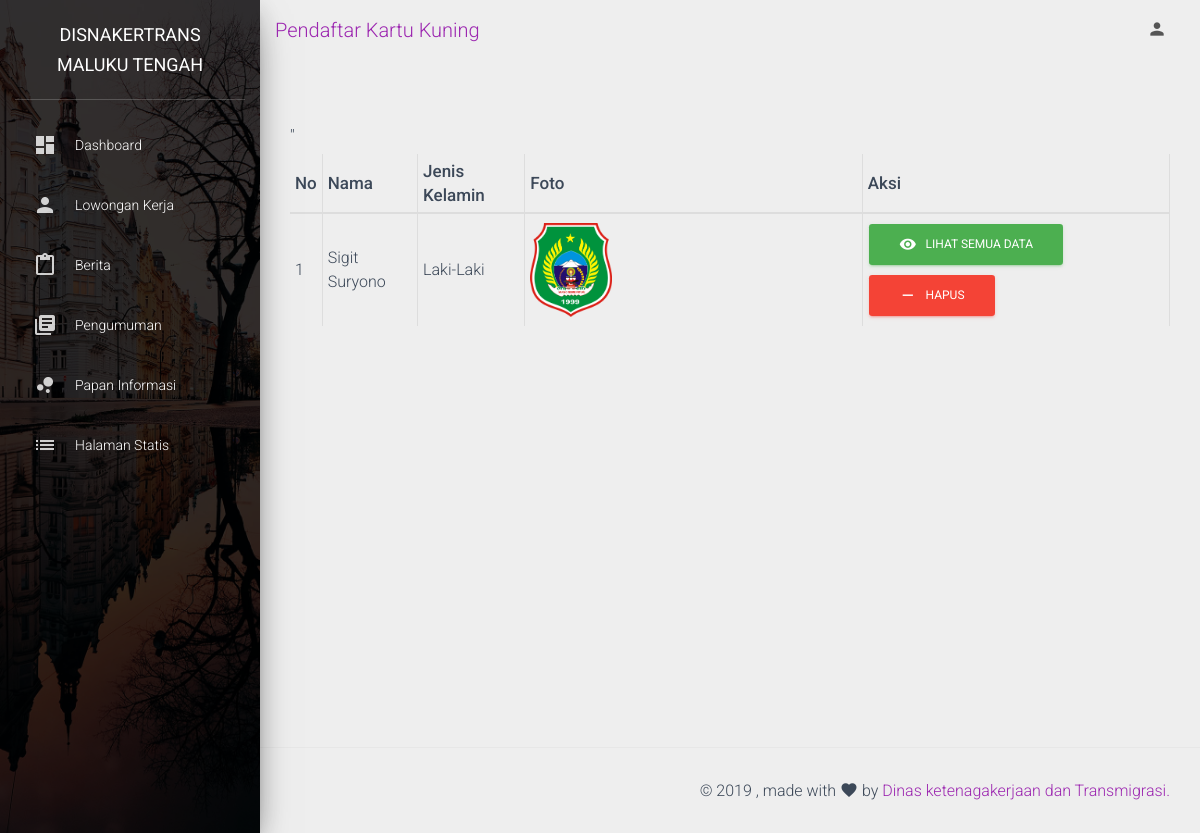
/index.php/pendaftar, run on the app's committed database.
### tables this page shows
CREATE TABLE `pendaftaran` (
  `userid` varchar(100) NOT NULL,
  `nik` varchar(16) NOT NULL,
  `email` varchar(100) NOT NULL,
  `sandi` varchar(100) NOT NULL,
  `foto` varchar(100) NOT NULL,
  `nama_lengkap` varchar(100) NOT NULL,
  `tempat_lahir` varchar(100) NOT NULL,
  `tanggal_lahir` date NOT NULL,
  `jk` char(1) NOT NULL,
  `agama` varchar(100) NOT NULL,
  `fisik` varchar(200) NOT NULL,
  `status_kawin` varchar(200) NOT NULL,
  `tinggi` int(11) NOT NULL,
  `berat_badan` int(11) NOT NULL,
  `telepon` char(20) NOT NULL,
  `provinsi` int(11) NOT NULL,
  `kabupaten` int(11) NOT NULL,
  `kecamatan` int(11) NOT NULL,
  `alamat` text NOT NULL,
  `kode_pos` int(11) NOT NULL,
  `pendidikan` varchar(100) NOT NULL,
  `jurusan` text NOT NULL,
  `instansi` text NOT NULL,
  `tahun_lulus` int(11) NOT NULL,
  `nilai_ijazah` char(5) NOT NULL,
  `penempatan` varchar(100) NOT NULL,
  `provinsi_harapan` int(11) NOT NULL,
  `kabupaten_harapan` int(11) NOT NULL,
  `jenis_jabatan` text NOT NULL,
  `pembayaran` varchar(250) NOT NULL,
  `harapan_gaji` varchar(100) NOT NULL,
  `terdaftar_pada` timestamp NOT NULL DEFAULT CURRENT_TIMESTAMP
);

### application/controllers/Pendaftar.php (called while the page is built, shortened)
<?php
class Pendaftar extends CI_Controller {
    function index() {
        $data['title'] = "Pendaftar Kartu Kuning";
        $data['pendaftar'] = $this->db->query("SELECT * FROM pendaftaran")->result();
        $this->load->view('headfoot/header', $data);
        $this->load->view('pendaftar/pendaftar', $data);
        $this->load->view('headfoot/footer');
    }
}

### index.php (called while the page is built, shortened)
<?php
require_once BASEPATH.'core/CodeIgniter.php';

### application/views/pendaftar/pendaftar.php (the view)
<?php
$jk = array();
$jk['L'] = "Laki-Laki";
$jk['P'] = "Perempuan";
?>
<div class="content">
    <div class="container-fluid">
        <div class="row">
            <div class="col-md-12 pt-4">
                <div class="table-responsive">
                    <table class="table table-striped table-bordered dataTable">
                        <thead>
                            <tr>
                                <th class="font-weight-bold">No</th>
                                <th class="font-weight-bold">Nama</th>
                                <th class="font-weight-bold">Jenis Kelamin</th>
                                <th class="font-weight-bold">Foto</th>
                                <th class="font-weight-bold">Aksi</th>
                            </tr>
                        </thead>
                        <tbody>
                            <?php
                            $no = 1;
                            foreach ($pendaftar as $key => $value) {
                                ?>
                                <tr>
                                    <td><?php echo $no++ ?></td>
                                    <td><?php echo $value->nama_lengkap ?></td>
                                    <td><?php echo $jk[$value->jk] ?></td>
                                    <td><img class="img-fluid w-25" src="<?php echo base_url('uploads/pendaftaran/' . $value->foto) ?>" /></td>
                                    <td>
                                        <a href="javascript:void(0)" onclick="return window.open('<?php echo site_url('pendaftar/detail_pendaftar/'. $value->nik)?>', '', 'width=500,height=900');" class="btn btn-success">
                                            <i class="material-icons">visibility</i> &nbsp;
                                            Lihat Semua Data
                                        </a>
                                        <a href="javascript:void(0)" onclick="return hapus('<?php echo $value->nik ?>')" class="btn btn-danger">
                                            <i class="material-icons">remove</i> &nbsp;
                                            Hapus
                                        </a>
                                    </td>
                                </tr>
                          ''<?php } ?>
                        </tbody>
                    </table>
                </div>
            </div>
        </div>
    </div>
</div>

### data on the page
pendaftaran: nama_lengkap "Sigit Suryono", jk "Laki-Laki", foto (picture)

### other printed values
$title "Pendaftar Kartu Kuning"
